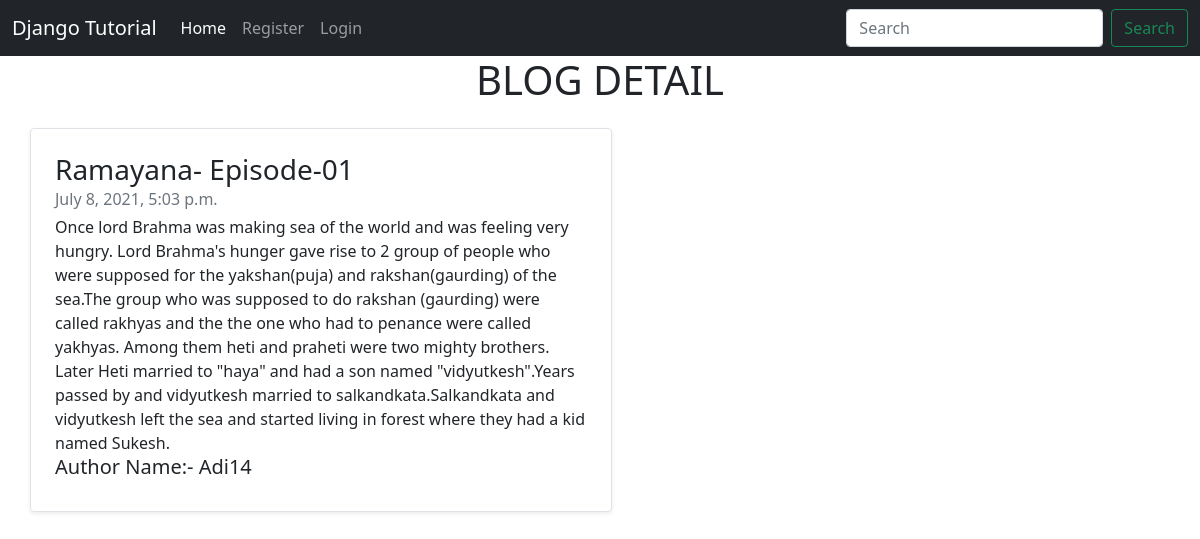
The page /blog_detail/6 on the database its author committed.
### meriapp/models.py (models this page shows, shortened)
class Blog(models.Model):
    user_id = models.ForeignKey(User,on_delete=models.CASCADE)
    title = models.CharField(max_length=100)
    content = models.TextField()
    Img = models.ImageField(upload_to='images/',blank=True,null=True)
    date_time = models.DateTimeField(auto_now_add=True,null=True)

### meriapp/views.py (the view)
# urls.py: path('blog_detail/<int:id>', views.blog_detail, name='blog_detail'),
def blog_detail(request,id):
    blog=Blog.objects.get(id=id)
    return render (request,'blog_detail.html',{'blog':blog})

### templates/blog_detail.html (shortened to what this page needs)
<!doctype html>
<html lang="en">
  <head>
    <link href="https://cdn.jsdelivr.net/npm/bootstrap@5.0.1/dist/css/bootstrap.min.css" rel="stylesheet">
  </head>
  <body>
  <nav class="navbar navbar-expand-lg navbar-dark bg-dark">
  <div class="container-fluid">
    <a class="navbar-brand" href="#">Django Tutorial</a>
    <div class="collapse navbar-collapse" id="navbarSupportedContent">
      <ul class="navbar-nav me-auto mb-2 mb-lg-0">
        <li class="nav-item">
          <a class="nav-link active" aria-current="page" href="/">Home</a>
        </li>
        {% if request.user.is_authenticated %}
        <li class="nav-item">
          <a class="nav-link" aria-current="page" href="/">{{request.user.username}}</a>
        </li>
        <li class="nav-item">
          <a class="nav-link" aria-current="page" href="blogpost">Create a Post</a>
        </li>
          <li class="nav-item">
          <a class="nav-link" href="logout">Logout</a>
        </li>
        {% else %}
        <li class="nav-item">
          <a class="nav-link" href="register">Register</a>
        </li>
        <li class="nav-item">
          <a class="nav-link" href="login">Login</a>
        </li>
        {% endif %}
      </ul>
      <form class="d-flex">
        <input class="form-control me-2" type="search" placeholder="Search" aria-label="Search">
        <button class="btn btn-outline-success" type="submit">Search</button>
      </form>
    </div>
  </div>
</nav>
  <h1 class='text-center'>BLOG DETAIL</h1>
  <div class="container my-4">
    <div class="col-md-6">
      <div class="row no-gutters border rounded overflow-hidden flex-md-row mb-4 shadow-sm h-md-250 position-relative">
        <div class="col p-4 d-flex flex-column position-static">
          <h3 class="mb-0">{{blog.title}}</h3>
          <div class="mb-1 text-muted">{{blog.date_time}}</div>
          <p class="card-text mb-auto">{{blog.content}}</p>
          <h5>Author Name:- {{blog.user_id}}</h5>
                 </div>
      </div>
    </div>
     </div>
  </body>
</html>

### rows shown on the page
Blog: title "Ramayana- Episode-01", date_time "July 8, 2021, 5:03 p.m.", content "Once lord Brahma was making sea of the world and was feeling very hungry. Lord Brahma's hunger gave rise to 2 group of people who were supposed for the yakshan(puja) and rakshan(gaurding) of the sea.The group who was supposed to do rakshan (gaurding) were called rakhyas and the the one who had to penance were called yakhyas. Among them heti and praheti were two mighty brothers. Later Heti married to \"haya\" and had a son named \"vidyutkesh\".Years passed by and vidyutkesh married to salkandkata.Salkandkata and vidyutkesh left the sea and started living in forest where they had a kid named Sukesh.", user_id "Adi14"
